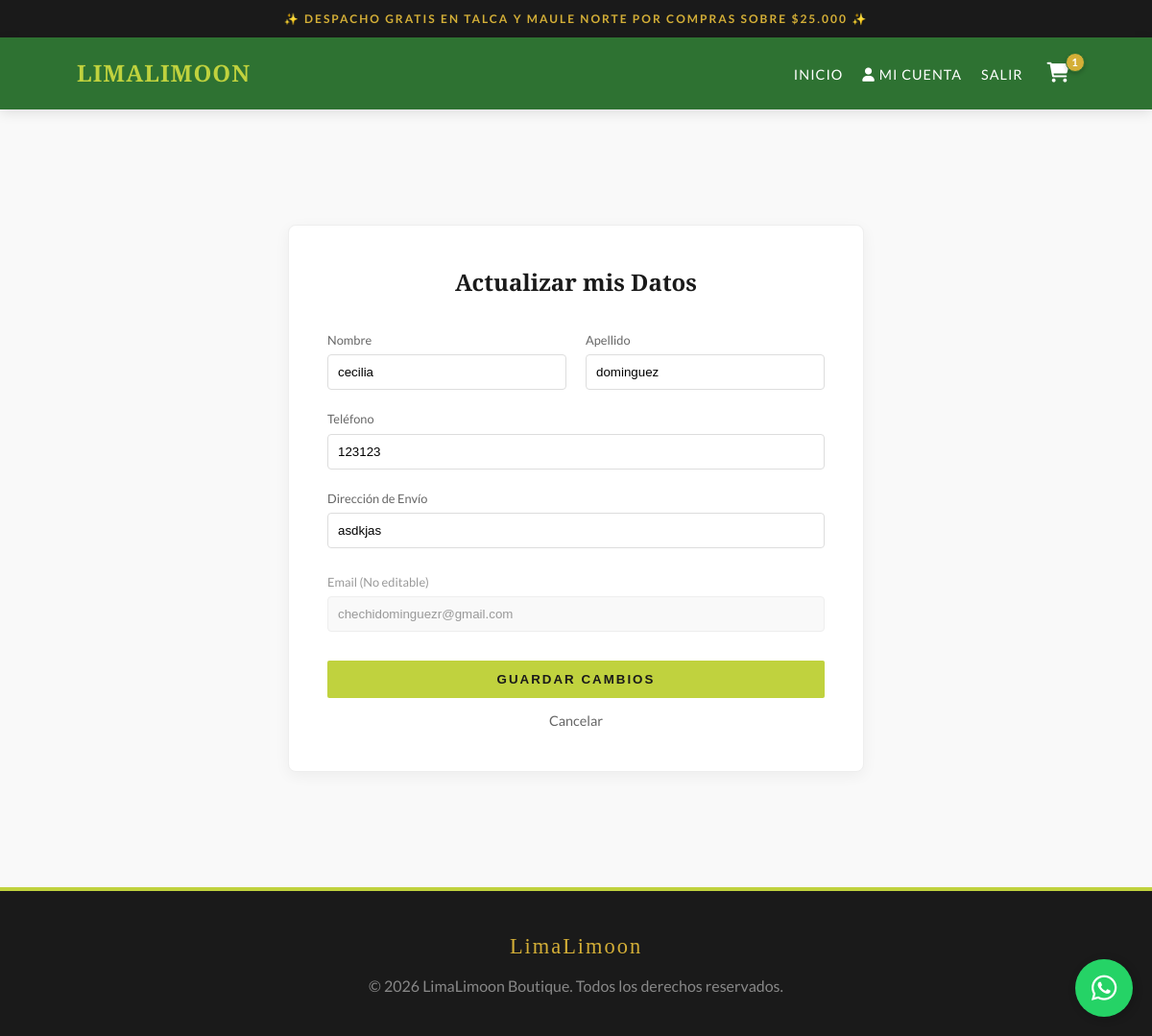
/editar_perfil (signed in), run on the app's committed database.
### app.py (models this page shows)
class User(UserMixin, db.Model):
    id = db.Column(db.Integer, primary_key=True)
    nombre = db.Column(db.String(100))
    apellido = db.Column(db.String(100))
    direccion = db.Column(db.String(200))
    telefono = db.Column(db.String(20))
    email = db.Column(db.String(100), unique=True)
    password = db.Column(db.String(200))
    is_admin = db.Column(db.Boolean, default=False)

### app.py (the view, shortened to what this page needs)
@app.route('/editar_perfil', methods=['GET', 'POST'])
@login_required
def editar_perfil():
    return render_template('editar_perfil.html')

### app.py (called while the page is built)
@login_manager.user_loader
def load_user(user_id):
    return User.query.get(int(user_id))

@app.context_processor
def inject_cart_count():
    if current_user.is_authenticated:
        items = CartItem.query.filter_by(user_id=current_user.id).all()
        count = sum(item.quantity for item in items if item.product)
    else:
        count = 0
    return dict(cart_count=count)

### templates/editar_perfil.html (shortened to what this page needs)
{% extends "layout.html" %}
{% block content %}
<div class="container section-padding" style="max-width: 600px; margin: 60px auto;">
    <div style="background: white; padding: 40px; border-radius: 8px; box-shadow: 0 4px 15px rgba(0,0,0,0.05); border: 1px solid #eee;">
        <h2 style="font-family: var(--font-title); text-align: center; color: #1a1a1a; margin-bottom: 30px;">
            Actualizar mis Datos
        </h2>
        <form action="{{ url_for('editar_perfil') }}" method="POST">
            <div style="display: grid; grid-template-columns: 1fr 1fr; gap: 20px; margin-bottom: 20px;">
                <div>
                    <label style="display: block; font-size: 0.8rem; color: #666; margin-bottom: 5px;">Nombre</label>
                    <input type="text" name="nombre" value="{{ current_user.nombre }}" required
                           style="width: 100%; padding: 10px; border: 1px solid #ddd; border-radius: 4px;">
                </div>
                <div>
                    <label style="display: block; font-size: 0.8rem; color: #666; margin-bottom: 5px;">Apellido</label>
                    <input type="text" name="apellido" value="{{ current_user.apellido }}" required
                           style="width: 100%; padding: 10px; border: 1px solid #ddd; border-radius: 4px;">
                </div>
            </div>
            <div style="margin-bottom: 20px;">
                <label style="display: block; font-size: 0.8rem; color: #666; margin-bottom: 5px;">Teléfono</label>
                <input type="tel" name="telefono" value="{{ current_user.telefono or '' }}" placeholder="+569..."
                       style="width: 100%; padding: 10px; border: 1px solid #ddd; border-radius: 4px;">
            </div>
            <div style="margin-bottom: 25px;">
                <label style="display: block; font-size: 0.8rem; color: #666; margin-bottom: 5px;">Dirección de Envío</label>
                <input type="text" name="direccion" value="{{ current_user.direccion or '' }}" placeholder="Ej: Calle 1 Norte #123, Talca"
                       style="width: 100%; padding: 10px; border: 1px solid #ddd; border-radius: 4px;">
            </div>
            <div style="margin-bottom: 30px;">
                <label style="display: block; font-size: 0.8rem; color: #999; margin-bottom: 5px;">Email (No editable)</label>
                <input type="email" value="{{ current_user.email }}" disabled
                       style="width: 100%; padding: 10px; border: 1px solid #eee; background: #f9f9f9; color: #999; border-radius: 4px;">
            </div>
            <button type="submit" class="btn-gold" style="width: 100%; padding: 12px; margin-bottom: 10px; border: none; cursor: pointer;">
                Guardar Cambios
            </button>
            <div style="text-align: center;">
                <a href="{{ url_for('perfil') }}" style="color: #666; font-size: 0.9rem; text-decoration: none;">Cancelar</a>
            </div>
        </form>
    </div>
</div>
{% endblock %}

### static/css/style.css (style rules this page uses)
:root { --gold: #C0D23E; --gold-hover: #a8b934; --black: #1a1a1a; --white: #ffffff; --gray-bg: #f9f9f9; --font-title: 'Playfair Display', serif; --font-text: 'Lato', sans-serif; --header-height: 75px; }
* { margin: 0; padding: 0; box-sizing: border-box; }
body { font-family: var(--font-text); background-color: var(--gray-bg); color: #333; line-height: 1.6; display: flex; flex-direction: column; min-height: 100vh; }
a { text-decoration: none; color: inherit; transition: 0.3s; }
.container { width: 90%; max-width: 1200px; margin: 0 auto; }
.section-padding { padding: 60px 0; }
.btn-gold { background-color: var(--gold); color: var(--black); padding: 14px 40px; text-transform: uppercase; letter-spacing: 2px; font-weight: 900; border: none; cursor: pointer; display: inline-block; border-radius: 2px; transition: all 0.4s ease; text-align: center; }

### templates/layout.html (style rules this page uses)
:root { --brand-green: rgb(46, 114, 50); --brand-gold: #d4af37; --brand-dark: #1a1a1a; --font-title: 'Playfair Display', serif; --font-body: 'Lato', sans-serif; }
body { font-family: var(--font-body); margin: 0; padding: 0; display: flex; flex-direction: column; min-height: 100vh; }

### data on the page
User: nombre "cecilia", apellido "dominguez", telefono "123123", direccion "asdkjas", email "chechidominguezr@gmail.com"

### other printed values
{{ cart_count }} "1"
